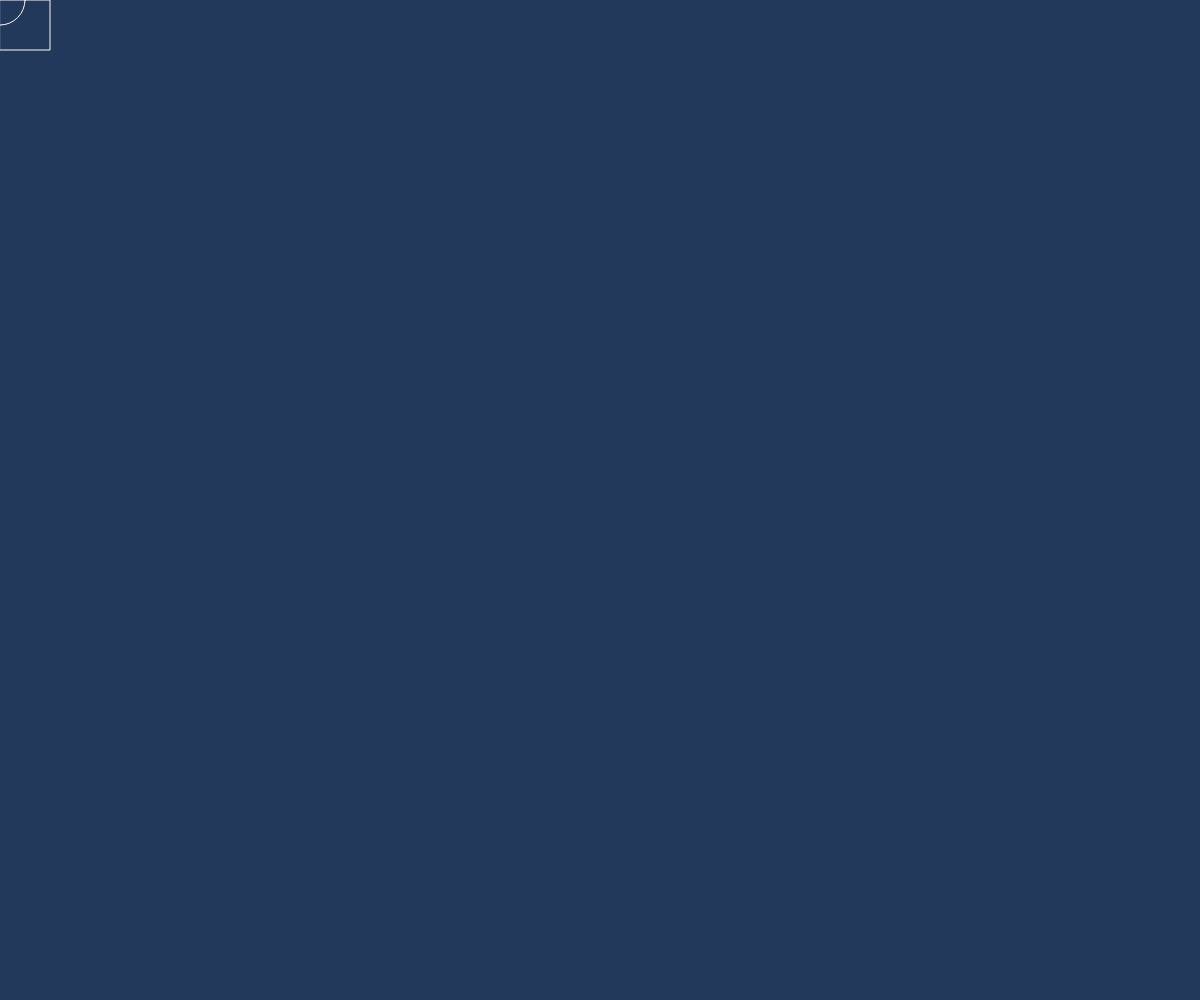
Frame 1 (no input)
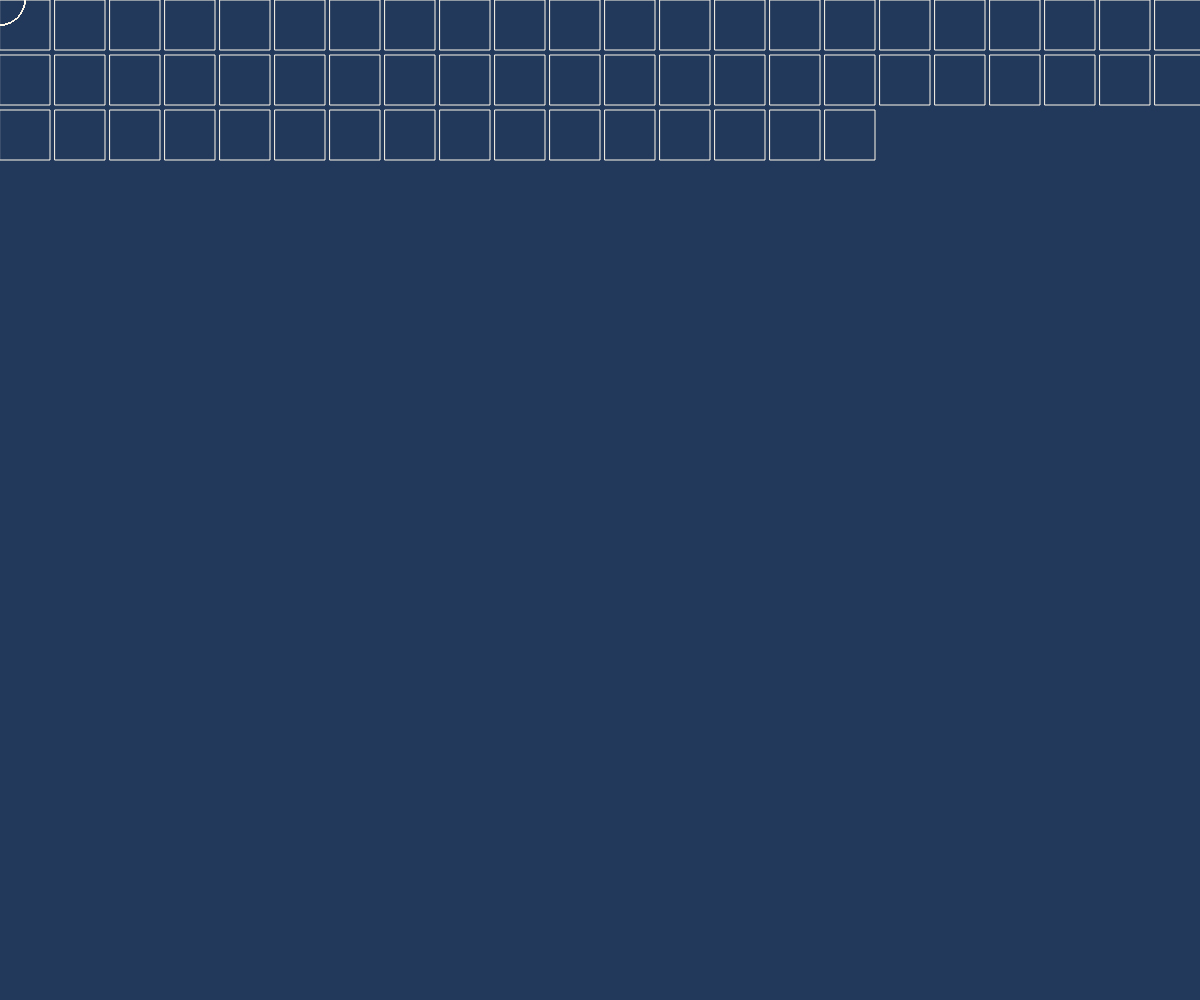
Frame 60 (no input)
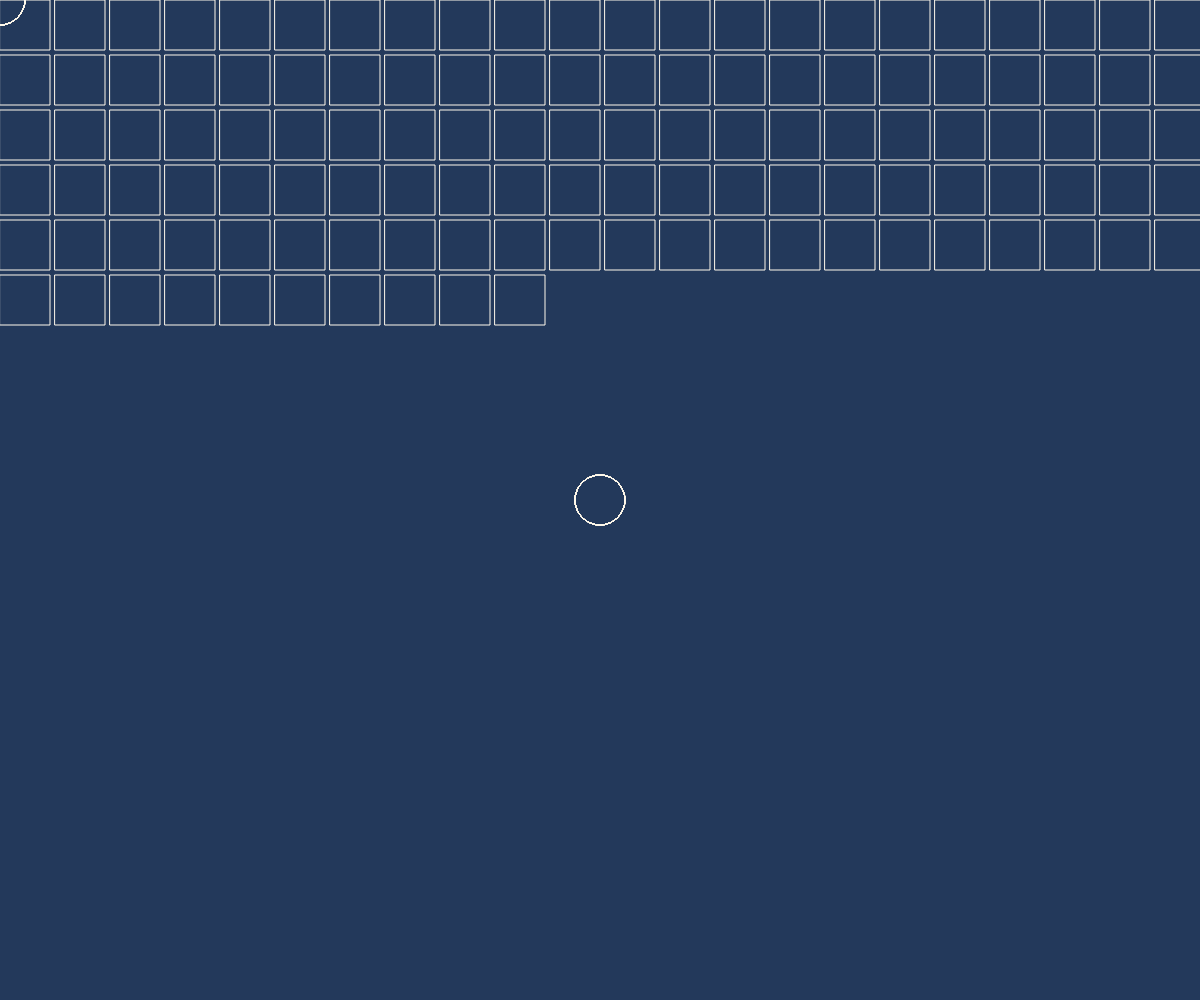
Frame 120 (the mouse pressed at the canvas centre since frame 60)

The p5.js sketch that drew these frames (run headless with seeded random() and noise() and a simulated clock; from frame 60 on, the mouse is pressed at the canvas centre):

// p5.js sketch
// ── sketch.js
function setup() {
  createCanvas(windowWidth, windowHeight);
  background("#23395b")
}
var x = 25;  //宣告一個畫方框的x軸變數(var 宣告變數為一個全域變數)
var y = 25;   //宣告一個畫方框的y軸變數(var 宣告變數為一個全域變數)
var r_b = 50
var w = 50; //宣告一個畫方框的寬度變數(var 宣告變數為一個全域變數)
var r_s = 50


function draw() {
  stroke("#fff9ec")
  noFill()  //不充滿顏色
  rectMode(CENTER)  //設定方框中心點為座標點
  ellipse(mouseX,mouseY,r_s)  //圓隨著滑鼠移動
  rect(x,y,w)   //畫一個方框
  x = x + w + 5
  if(x>width){
    x = w/2 
    y = y + r_b +5
  }
}
